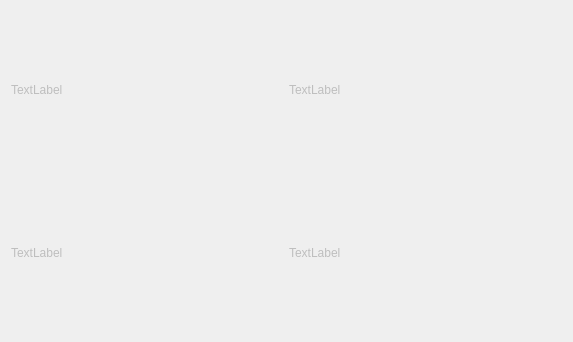
<?xml version="1.0" encoding="UTF-8"?>
<ui version="4.0">
 <class>PorkMarkets</class>
 <widget class="QWidget" name="PorkMarkets">
  <property name="enabled">
   <bool>false</bool>
  </property>
  <property name="geometry">
   <rect>
    <x>0</x>
    <y>0</y>
    <width>573</width>
    <height>342</height>
   </rect>
  </property>
  <property name="windowTitle">
   <string>Form</string>
  </property>
  <property name="layoutDirection">
   <enum>Qt::RightToLeft</enum>
  </property>
  <layout class="QHBoxLayout" name="horizontalLayout" stretch="0">
   <property name="sizeConstraint">
    <enum>QLayout::SetNoConstraint</enum>
   </property>
   <item>
    <layout class="QGridLayout" name="gridLayout">
     <item row="0" column="5">
      <layout class="QVBoxLayout" name="verticalLayout">
       <item>
        <widget class="QLabel" name="label_2">
         <property name="layoutDirection">
          <enum>Qt::RightToLeft</enum>
         </property>
         <property name="text">
          <string>TextLabel</string>
         </property>
        </widget>
       </item>
      </layout>
     </item>
     <item row="1" column="5">
      <layout class="QVBoxLayout" name="verticalLayout_2">
       <item>
        <widget class="QLabel" name="label">
         <property name="layoutDirection">
          <enum>Qt::RightToLeft</enum>
         </property>
         <property name="text">
          <string>TextLabel</string>
         </property>
        </widget>
       </item>
      </layout>
     </item>
     <item row="0" column="4">
      <widget class="QLabel" name="label_4">
       <property name="layoutDirection">
        <enum>Qt::RightToLeft</enum>
       </property>
       <property name="text">
        <string>TextLabel</string>
       </property>
      </widget>
     </item>
     <item row="1" column="4">
      <widget class="QLabel" name="label_3">
       <property name="layoutDirection">
        <enum>Qt::RightToLeft</enum>
       </property>
       <property name="text">
        <string>TextLabel</string>
       </property>
      </widget>
     </item>
    </layout>
   </item>
  </layout>
 </widget>
 <resources/>
 <connections/>
</ui>
